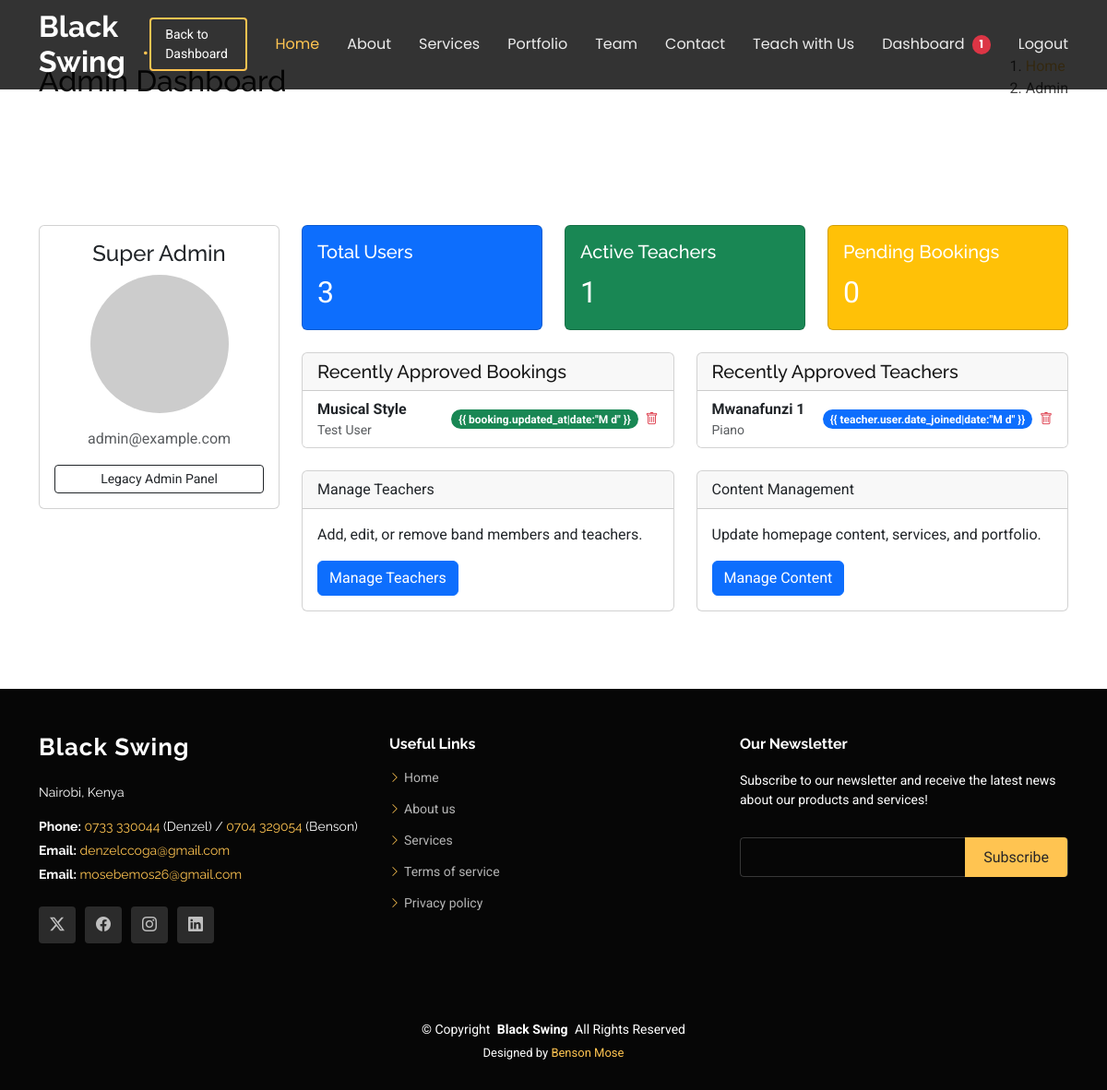
Page /dashboard/admin/ (signed in) on the earlier database version.
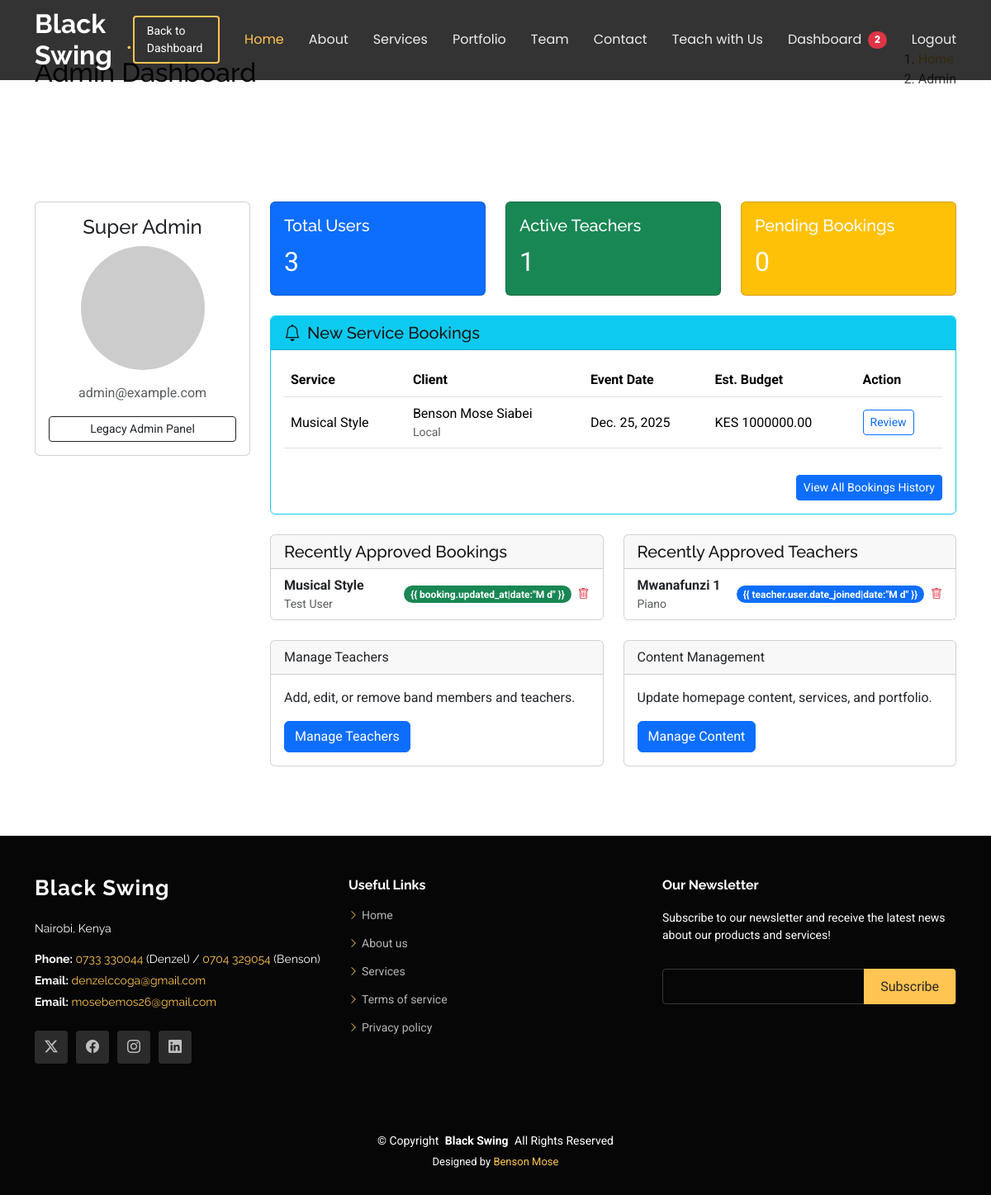
Same page on the later database version.
### core/models.py (models this page shows, shortened)
class ServiceBooking(models.Model):
    STATUS_CHOICES = [
        ('Pending', 'Pending'),
        ('Approved', 'Approved'),
        ('Rejected', 'Rejected'),
    ]
    service = models.ForeignKey(Service, on_delete=models.CASCADE, related_name='bookings')
    client_name = models.CharField(max_length=255)
    email = models.EmailField()
    phone = models.CharField(max_length=20)
    event_date = models.DateField()
    location = models.CharField(max_length=255)
    projected_cost = models.DecimalField(max_digits=10, decimal_places=2, null=True, blank=True)
    status = models.CharField(max_length=20, choices=STATUS_CHOICES, default='Pending', db_index=True)
    message = models.TextField(blank=True, null=True)
    created_at = models.DateTimeField(auto_now_add=True)
    updated_at = models.DateTimeField(auto_now=True)
    is_read = models.BooleanField(default=False)
    class Meta:
        ordering = ['-created_at']

class Service(models.Model):
    title = models.CharField(max_length=255)
    slug = models.SlugField(unique=True, blank=True)
    icon = models.CharField(max_length=100, help_text="Bootstrap icon class")
    short_description = models.TextField()
    detailed_description = models.TextField()
    image = models.ImageField(upload_to='services/', blank=True, null=True)

### accounts/models.py (models this page shows, shortened)
class MemberProfile(models.Model):
    user = models.OneToOneField(CustomUser, on_delete=models.CASCADE, related_name='member_profile')
    role = models.CharField(max_length=100, help_text="e.g. Guitarist, Vocalist")
    bio = models.TextField(blank=True)
    image = models.ImageField(upload_to='team_images/', blank=True, null=True)
    is_approved = models.BooleanField(default=False, db_index=True)
    twitter_link = models.URLField(blank=True)
    facebook_link = models.URLField(blank=True)
    instagram_link = models.URLField(blank=True)
    linkedin_link = models.URLField(blank=True)

class CustomUser(AbstractUser):
    is_member = models.BooleanField(default=False)
    is_student = models.BooleanField(default=False)

### dashboard/views.py (the view)
# urls.py: path('admin/', views.admin_dashboard, name='admin_dashboard'),
@login_required
def admin_dashboard(request):
    if not request.user.is_superuser:
        return redirect('dashboard_redirect')
    pending_teachers = MemberProfile.objects.filter(is_approved=False).select_related('user')[:10]
    pending_service_bookings = ServiceBooking.objects.filter(status='Pending').select_related('service')[:10]
    unread_messages = ContactMessage.objects.filter(is_read=False)
    recent_approved_bookings = ServiceBooking.objects.filter(status='Approved').select_related('service').order_by('-updated_at')[:5]
    recent_approved_teachers = MemberProfile.objects.filter(is_approved=True).select_related('user').order_by('-user__date_joined')[:5]
    total_users = CustomUser.objects.count()
    total_teachers = MemberProfile.objects.filter(is_approved=True).count()
    pending_bookings = Booking.objects.filter(status='pending').count()
    context = {
        'pending_teachers': pending_teachers,
        'pending_service_bookings': pending_service_bookings,
        'unread_messages': unread_messages,
        'total_users': total_users,
        'total_teachers': total_teachers,
        'pending_bookings': pending_bookings,
        'recent_approved_bookings': recent_approved_bookings,
        'recent_approved_teachers': recent_approved_teachers,
    }
    return render(request, 'dashboard/admin_dashboard.html', context)

### core/context_processors.py (called while the page is built)
def unread_messages_count(request):
    if request.user.is_authenticated and request.user.is_superuser:
        messages_count = ContactMessage.objects.filter(is_read=False).count()
        bookings_count = ServiceBooking.objects.filter(is_read=False).count()
        return {'unread_messages_count': messages_count + bookings_count}
    return {}

### templates/dashboard/admin_dashboard.html (shortened to what the changed rows need)
{% extends 'base.html' %}
{% load static %}
{% block content %}
<section class="breadcrumbs">
    <div class="container">
        <div class="d-flex justify-content-between align-items-center">
            <h2>Admin Dashboard</h2>
        </div>
    </div>
</section>
<section class="inner-page">
    <div class="container">
        <div class="row">
            <div class="col-lg-9">
                {% if pending_service_bookings %}
                <div class="card mb-4 border-info">
                    <div class="card-header bg-info text-dark">
                        <h5 class="mb-0"><i class="bi bi-bell me-2"></i>New Service Bookings</h5>
                    </div>
                    <div class="card-body">
                        <div class="table-responsive">
                            <table class="table align-middle">
                                <thead>
                                    <tr>
                                        <th>Service</th>
                                        <th>Client</th>
                                        <th>Event Date</th>
                                        <th>Est. Budget</th>
                                        <th>Action</th>
                                    </tr>
                                </thead>
                                <tbody>
                                    {% for booking in pending_service_bookings %}
                                    <tr>
                                        <td>{{ booking.service.title }}</td>
                                        <td>
                                            <div>{{ booking.client_name }}</div>
                                            <div class="small text-muted">{{ booking.location }}</div>
                                        </td>
                                        <td>{{ booking.event_date }}</td>
                                        <td>KES {{ booking.projected_cost|default:"-" }}</td>
                                        <td>
                                            <button type="button" class="btn btn-sm btn-outline-primary"
                                                data-bs-toggle="modal"
                                                data-bs-target="#approveBookingModal{{ booking.id }}">
                                                Review
                                            </button>
                                        </td>
                                    </tr>
                                    {% endfor %}
                                </tbody>
                            </table>
                        </div>
                        <div class="mt-3 text-end">
                            <a href="{% url 'manage_bookings' %}" class="btn btn-sm btn-primary">View All Bookings
                                History</a>
                        </div>
                    </div>
                </div>
                {% endif %}
                <div class="row">
                    <div class="col-md-6 mb-4">
                        <div class="card h-100">
                            <ul class="list-group list-group-flush">
                                {% for booking in recent_approved_bookings %}
                                <li class="list-group-item d-flex justify-content-between align-items-center">
                                    <div>
                                        <strong>{{ booking.service.title }}</strong>
                                        <div class="small text-muted">{{ booking.client_name }}</div>
                                    </div>
                                    <div class="d-flex align-items-center">
                                        <span class="badge bg-success rounded-pill me-2">{{ booking.updated_at|date:"M
                                            d" }}</span>
                                        <a href="{% url 'delete_booking' booking.id %}"
                                            class="btn btn-sm btn-outline-danger text-danger border-0 p-0 delete-btn"
                                            data-type="booking">
                                            <i class="bi bi-trash"></i>
                                        </a>
                                    </div>
                                </li>
                                {% empty %}
                                <li class="list-group-item text-muted">No recent bookings.</li>
                                {% endfor %}
                            </ul>
                        </div>
                    </div>
                    <div class="col-md-6 mb-4">
                        <div class="card h-100">
                            <ul class="list-group list-group-flush">
                                {% for teacher in recent_approved_teachers %}
                                <li class="list-group-item d-flex justify-content-between align-items-center">
                                    <div>
                                        <strong>{{ teacher.user.first_name }} {{ teacher.user.last_name }}</strong>
                                        <div class="small text-muted">{{ teacher.role }}</div>
                                    </div>
                                    <div class="d-flex align-items-center">
                                        <span class="badge bg-primary rounded-pill me-2">{{
                                            teacher.user.date_joined|date:"M d" }}</span>
                                        <a href="{% url 'delete_teacher' teacher.id %}"
                                            class="btn btn-sm btn-outline-danger text-danger border-0 p-0 delete-btn"
                                            data-type="teacher">
                                            <i class="bi bi-trash"></i>
                                        </a>
                                    </div>
                                </li>
                                {% empty %}
                                <li class="list-group-item text-muted">No recent teachers.</li>
                                {% endfor %}
                            </ul>
                        </div>
                    </div>
                </div>
            </div>
        </div>
    </div>
</section>
{% endblock %}

Differences in the rows shown:
added ServiceBooking: service "Musical Style", client_name "Benson Mose Siabei", location "Local", event_date "Dec. 25, 2025", projected_cost "1000000.00", shown under "New Service Bookings"
Other differences:
{{ unread_messages_count }}: "1" → "2"
text now shown: "New Service Bookings Service Client Event Date Est. Budget Action View All Bookings History"
